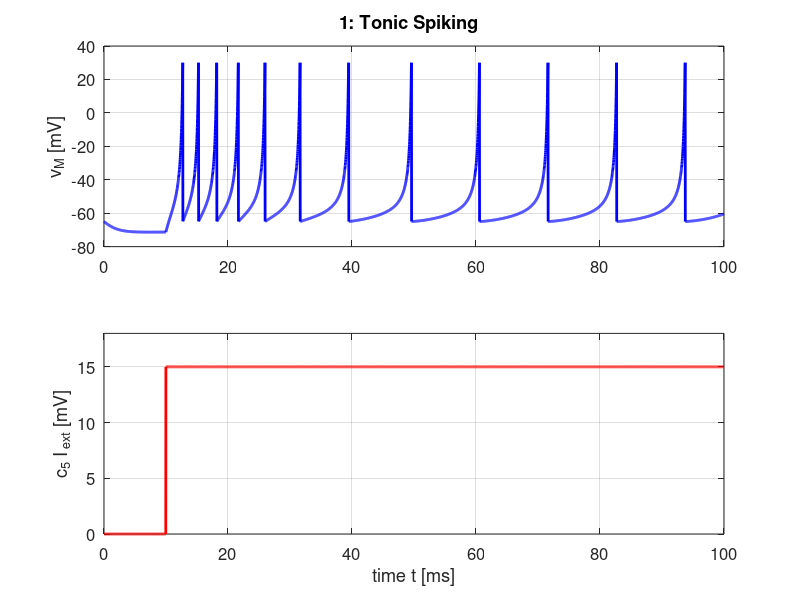
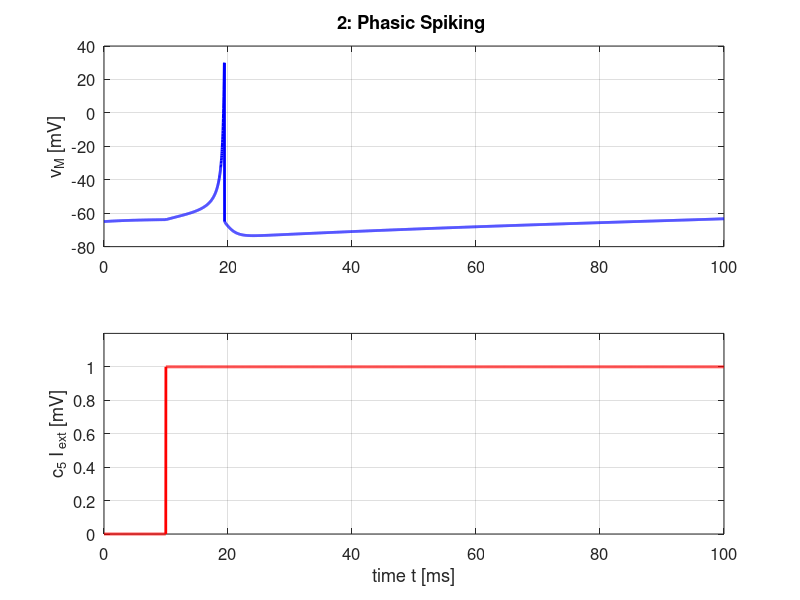
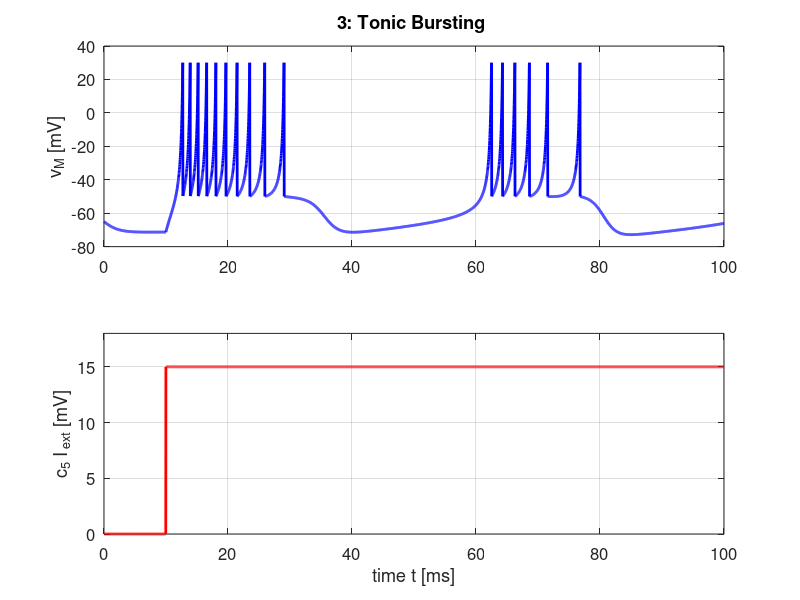
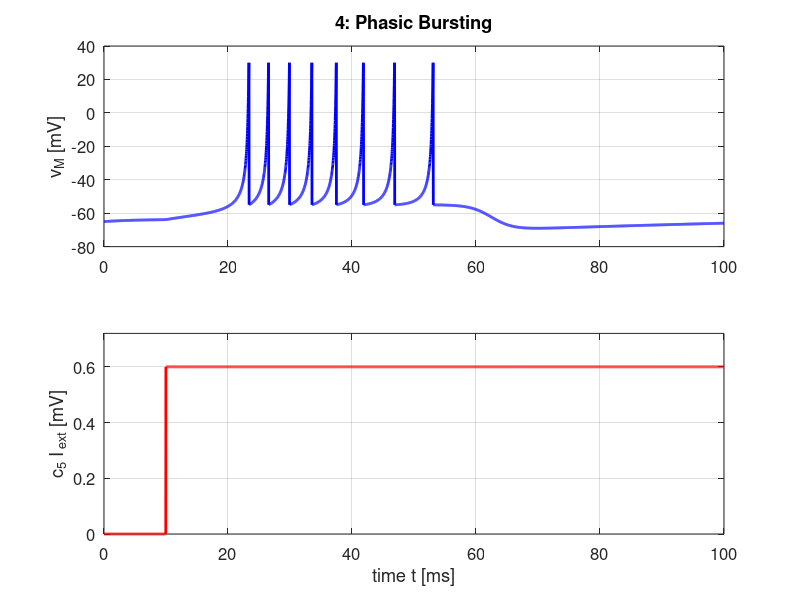

The MATLAB script that drew these images, in order:
% Simulation of Cortical Spiking Neurons
% Step 1: Clean workspace
close all ; % close open figures
clc ; % clear command window
clear % clear workspace
% Step 2: Input parameters
flagS = 1; % select 1 of 20 spike train patterns
N = 5000; % number of grid points
tMax = 100; % max time [ms]
% Step 3: Define model parameters [a b c d I] 1x5 matrix for each one of 5
% patterns
% a, b, c, and d simulate the neuron
% I simulates the current injection
% Note :
% current injection = voltage response
% voltage injection = current response
coeffM = zeros (5 ,5); % pre - allocate 5 x5 matrix of zeros
coeffM (1 ,:) = [0.02   0.2     -65     2       15  ]; % tonic spiking
coeffM (2 ,:) = [0.02   0.25    -65     6       1   ]; % phasic spiking
coeffM (3 ,:) = [0.02   0.20    -50     2       15  ]; % tonic bursting
coeffM (4 ,:) = [0.02   0.25    -55     0.05    0.6 ]; % phasic bursting
coeffM (5 ,:) = [0.02   0.20    -55     4       10  ]; % mixed mode

% Step 4: Use input parameters to simulate patterns
for i = 1:5
    flagS=i
    a = coeffM (flagS ,1);
    b = coeffM (flagS ,2);
    c = coeffM (flagS ,3);
    d = coeffM (flagS ,4);
    I = coeffM (flagS ,5);
    % Step 5: Define all plot titles
    tm = [ ' 1: Tonic Spiking   ';...
       ' 2: Phasic Spiking  '; ...
       ' 3: Tonic Bursting  '; ...
       ' 4: Phasic Bursting '; ...
       ' 5: Mixed Mode      ';];
    % Step 6: Solve Equations
    % define c1 , c2 , c3:
    cc (1) = 0.04; % [mv ]/[ ms]
    cc (2) = 5; % [1]/[ ms]
    cc (3) = 140; % [mV ]/[ ms]
    % pre - allocation
    t = linspace (0, tMax , N); % time steps [ms]
    v = zeros (N ,1); vM = zeros (N ,1); % membrane potential [mV]
    u = zeros (N ,1); uM = zeros (N ,1); % recovery variable [mV]
    Iext = zeros (N ,1);
    Iext (N /10: end) = I; % define size of I ( initialization )
    dt = t(2) -t(1) ; % one time step
    % initialize values
    v(1) = -65;
    vM (1) = -65;
    u(1) = b * v(1);
    uM (1) = u(1);
    % begin loop
    for n = 1:N -1
        v(n+1) = v(n) + dt *( cc (1)*v(n)^2 + cc (2)*v(n) + cc (3) -u(n) + Iext (n) );
        u(n+1) = u(n) + dt*a*( b*v(n) - u(n));
        if v(n+1) > 30
            vM(n +1) = 30;
            v(n+1) = c;
            u(n+1) = u(n+1) + d;
        else
            vM(n +1) = v(n+1) ;
            uM(n +1) = u(n+1) ;
        end
    end
    % plot figure
    figure (i); % 2 plots in one figure
    set (gcf , 'units', 'normalized', 'Position', [0.3 0.32 0.32 0.38]) ;
    % gcf is current plot open ( grab current figure )
    % [x1 x2 y1 y2] provides range of x- and y- values to zoom in on
    set (gca , 'fontsize', 12);
    % gca is current plot open ( grab current axes )
    hSubplot = subplot (2 ,1 ,1);
    % subplot is used to put >1 plot in one figure that is 2x1
    % h = handle in hSubplot ( important in graphical user interfaces (GUI) )
    set ( hSubplot , 'position', [0.13 0.46 0.78 0.45]) ;
    xP = t; % x- axis is time
    yP = vM; % y- axis is voltage
    plot (xP , yP , 'b','Linewidth' ,2);
    ylabel ('v_M [mV]');
    title (tm(flagS ,:)); % choose title from matrix of 20 entries
    % plot voltage change based on current injection
    grid on
    set (gca ,'fontsize' ,12);
    hSubplot = subplot (2 ,1 ,2);
    set ( hSubplot ,'position', [0.13 0.15 0.78 0.20]) ;
    xP = t;
    yP = Iext ; % external injection
    plot (xP ,yP ,'r','Linewidth' ,2);
    xlabel ('time t [ms]');
    ylabel ('c_5 I_{ ext} [mV]');
    axis ([0 tMax 0 1.2* max( Iext )]);
    grid on
    set (gca , 'fontsize', 12);
end 

%%

flagS=2
a = coeffM (flagS ,1);
b = coeffM (flagS ,2);
c = coeffM (flagS ,3);
d = coeffM (flagS ,4);
I = coeffM (flagS ,5);
% Step 5: Define all plot titles
tm = [ ' 1: Tonic Spiking   ';...
       ' 2: Phasic Spiking  '; ...
       ' 3: Tonic Bursting  '; ...
       ' 4: Phasic Bursting '; ...
       ' 5: Mixed Mode      ';];
% Step 6: Solve Equations
% define c1 , c2 , c3:
cc (1) = 0.04; % [mv ]/[ ms]
cc (2) = 5; % [1]/[ ms]
cc (3) = 140; % [mV ]/[ ms]
% pre - allocation
t = linspace (0, tMax , N); % time steps [ms]
v = zeros (N ,1); vM = zeros (N ,1); % membrane potential [mV]
u = zeros (N ,1); uM = zeros (N ,1); % recovery variable [mV]
Iext = zeros (N ,1);
Iext (N /10: end) = I; % define size of I ( initialization )
dt = t(2) -t(1) ; % one time step
% initialize values
v(1) = -65;
vM (1) = -65;
u(1) = b * v(1);
uM (1) = u(1);
% begin loop
for n = 1:N -1
    v(n+1) = v(n) + dt *( cc (1)*v(n)^2 + cc (2)*v(n) + cc (3) -u(n) + Iext (n) );
    u(n+1) = u(n) + dt*a*( b*v(n) - u(n));
    if v(n+1) > 30
        vM(n +1) = 30;
        v(n+1) = c;
        u(n+1) = u(n+1) + d;
    else
        vM(n +1) = v(n+1) ;
        uM(n +1) = u(n+1) ;
    end
end
figure('Name', 'Phasic Spiking Pattern (v-u)')
plot(v,u, 'LineWidth', 2)
xlabel('v (mV)')
ylabel('u (mV)')
title('Phasic Spiking')
grid on

